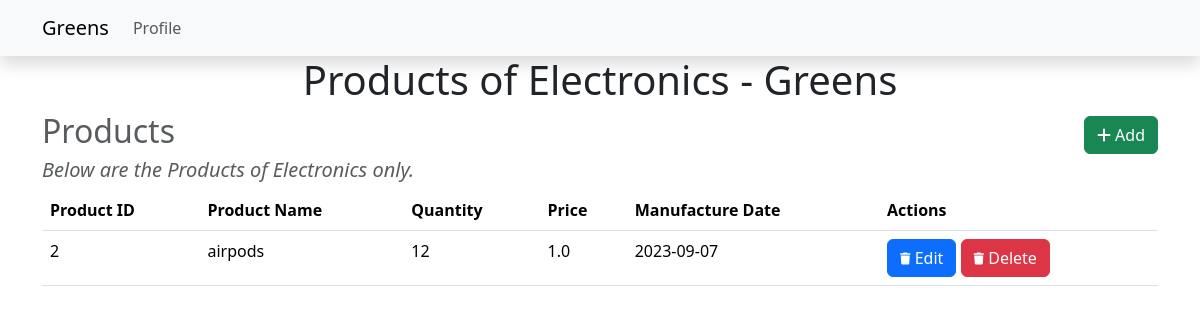
The page /category/1/show (signed in) on the database its author committed.
### Models.py (models this page shows)
class Category(db.Model):
    __tablename__ = 'category'
    id = db.Column(db.Integer, primary_key=True)
    name = db.Column(db.String(64), nullable=False)
    products = db.relationship("Product", backref='category', lazy=True)

class Product (db.Model):
    __tablename__ = 'product'
    id = db.Column (db.Integer, primary_key=True)
    name = db.Column (db.String(64), nullable = False)
    category_id = db.Column (db.Integer, db.ForeignKey('category.id'), nullable=False)
    quantity = db.Column (db.Integer, nullable = False)
    price = db.Column (db.Float, nullable = False)
    man_date = db.Column (db.Date, nullable = False)
    cart = db.relationship("Cart", backref='product', lazy=True)

### route.py (the view)
@app.route('/category/<int:id>/show')
@admin_required
def show_category(id):
    return render_template('category/show.html', user=User.query.get(session['user_id']), category=Category.query.get(id))

### route.py (called while the page is built)
def admin_required(func):
    @wraps(func)
    def inner(*args, **kwargs):
        if 'user_id' not in session:
            flash('You need to login first.')
            return redirect(url_for('login'))
        user = User.query.get(session['user_id'])
        if not user.is_admin:
            flash('You need to be admin to access this page.')
            return redirect(url_for('index'))
        return func(*args, **kwargs)
    return inner

### templates/category/show.html (shortened to what this page needs)
{% extends 'layout.html' %}
{% block content %}
    <h1> Products of {{category.name}} - Greens</h1>
    <div class="heading">
        <h2 class="text-muted">Products</h2>
        <a class="btn btn-success" href="{{url_for('add_product', category_id=category.id)}}">
            <i class="fas fa-plus"></i>
            Add
        </a>
    </div>
    <h5 class="text-muted">
        <em>Below are the Products of {{category.name}} only.</em>
    </h5>
    <table class="table">
        <thead>
            <tr>
                <th>Product ID</th>
                <th>Product Name</th>
                <th>Quantity</th>
                <th>Price</th>
                <th>Manufacture Date</th>
                <th>Actions</th>
            </tr>
        </thead>
        <tbody>
            {% for product in category.products %}
                <tr>
                    <td>{{product.id}}</td>
                    <td>{{product.name}}</td>
                    <td>{{product.quantity}}</td>
                    <td>{{product.price}}</td>
                    <td>{{product.man_date}}</td>
                    <td>
                        <a class="btn btn-primary" href="{{url_for('edit_product', id=product.id)}}">
                            <i class="fas fa-trash fa-xs"></i>
                            Edit
                        </a>
                        <a class="btn btn-danger" href="{{url_for('delete_product', id=product.id)}}">
                            <i class="fas fa-trash fa-xs"></i>
                            Delete
                        </a>
                    </td>
                </tr>
            {% endfor %}
        </tbody>
    </table>
{% endblock %}

### templates/layout.html (style rules this page uses)
body { margin: 0; padding: 0; }

### templates/category/show.html (style rules this page uses)
.heading { display: flex; justify-content: space-between; align-items: center; }
h1,h2 { text-align: center; }

### rows shown on the page
Category: name "Electronics"
Product: id "2", name "airpods", quantity "12", price "1.0", man_date "2023-09-07"
